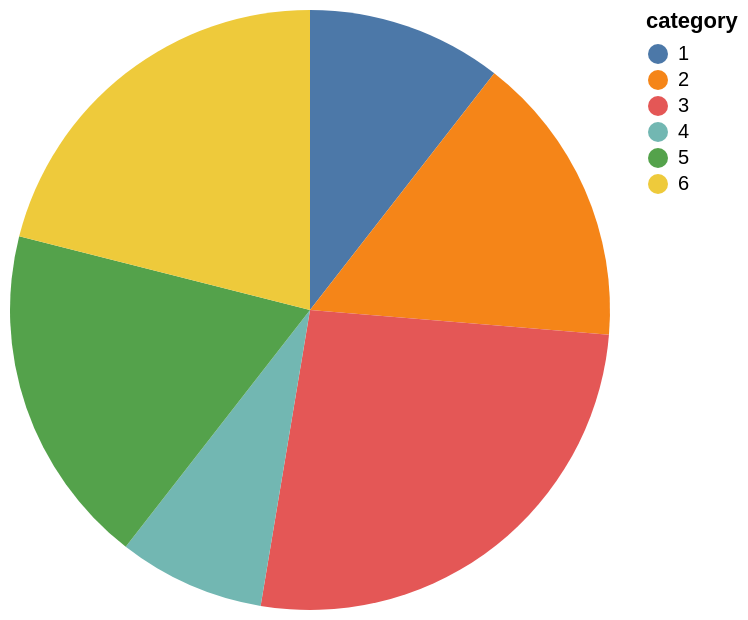

Specify this chart in Vega-Lite:
### Vega-Lite specification from a JSON file in a GitHub repository (floating-point values rounded to 4 significant figures)
{"$schema": "https://vega.github.io/schema/vega-lite/v6.json", "data": {"values": [{"category": 1, "value": 4}, {"category": 2, "value": 6}, {"category": 3, "value": 10}, {"category": 4, "value": 3}, {"category": 5, "value": 7}, {"category": 6, "value": 8}]}, "description": "A simple pie chart with embedded data.", "encoding": {"color": {"field": "category", "type": "nominal"}, "theta": {"field": "value", "type": "quantitative"}}, "mark": "arc", "usermeta": {"eas": {"source": "test/vl-examples/area-circular/arc_pie.vl.json", "threshold": 0.02}}}
